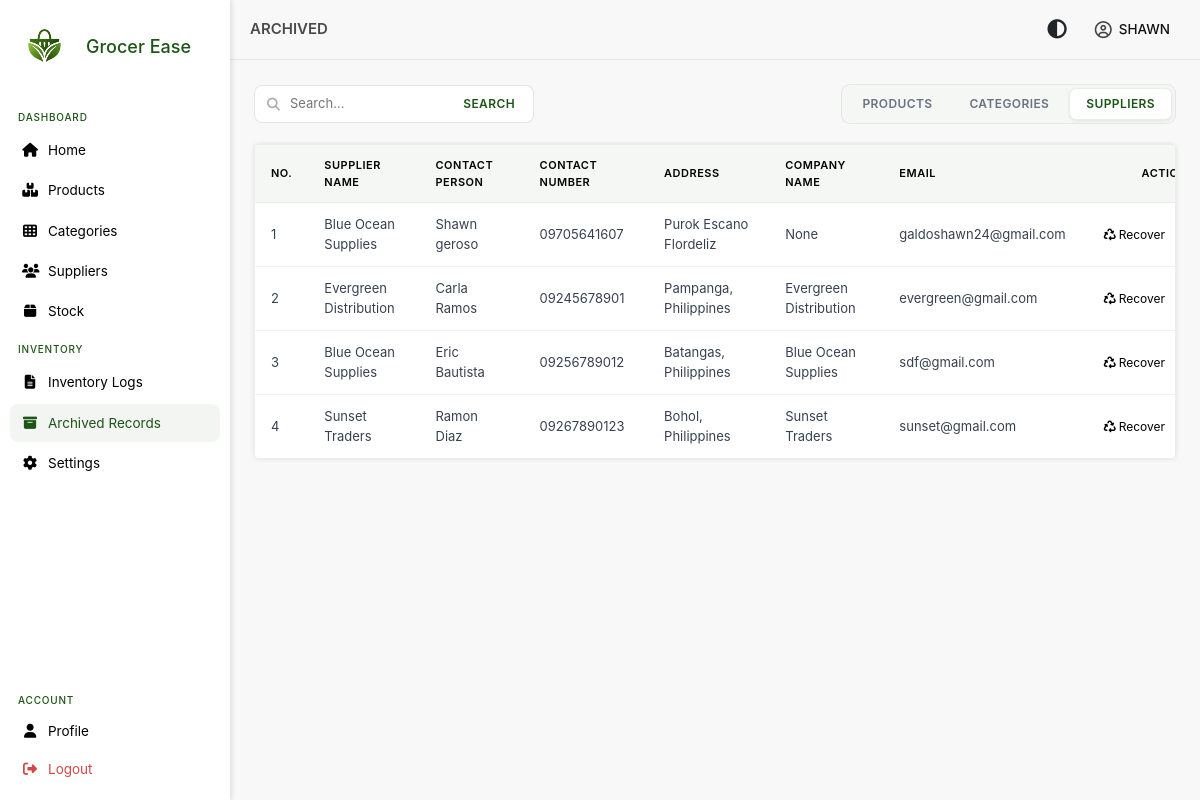
The page /views/inventory/archived.php?tab=suppliers (signed in) on the database its author committed.
### tables this page shows
CREATE TABLE `users` (
  `user_id` int NOT NULL AUTO_INCREMENT,
  `username` varchar(250) NOT NULL,
  `password` varchar(250) NOT NULL,
  `email` varchar(250) NOT NULL,
  `contact_number` varchar(20) NOT NULL,
  `role` enum('admin') DEFAULT 'admin',
  `profile_picture` blob,
  PRIMARY KEY (`user_id`),
  UNIQUE KEY `email` (`email`)
);

CREATE TABLE `suppliers` (
  `supplier_id_pk` int NOT NULL AUTO_INCREMENT,
  `supplier_name` varchar(250) NOT NULL,
  `contact_person` varchar(20) NOT NULL,
  `phone_number` varchar(20) NOT NULL,
  `email` varchar(250) NOT NULL,
  `address` varchar(250) NOT NULL,
  `company_name` varchar(250) NOT NULL,
  `is_deleted` tinyint DEFAULT '0',
  `deleted_at` datetime DEFAULT NULL,
  PRIMARY KEY (`supplier_id_pk`),
  KEY `idx_supplier_name` (`supplier_name`)
);

### models/user.php (called while the page is built, shortened)
<?php
class User
{
    private $conn;
    public function __construct($db)
    {
        $this->conn = $db;
    }
    public function GetUserById($id)
    {
        $stmt = $this->conn->prepare(
            "SELECT user_id, username, email, contact_number, role
             FROM users WHERE user_id = :id"
        );
        $stmt->execute([':id' => $id]);
        return $stmt->fetch(PDO::FETCH_ASSOC);
    }
}
?>

### models/supplier.php (called while the page is built, shortened)
<?php
class Supplier
{
    private $conn;
    public function __construct($db)
    {
        $this->conn = $db;
    }
    public function GetDeletedSuppliersPaginated($page = 1, $limit = 10)
    {
        $offset = ($page - 1) * $limit;
        $stmt = $this->conn->prepare("SELECT supplier_id_pk,
                                                 supplier_name,
                                                 contact_person,
                                                 phone_number,
                                                 email,
                                                 address,
                                                 company_name
                                      FROM suppliers
                                      WHERE is_deleted = 1
                                      ORDER BY deleted_at DESC
                                      LIMIT :limit OFFSET :offset");
        $stmt->bindParam(':limit', $limit, PDO::PARAM_INT);
        $stmt->bindParam(':offset', $offset, PDO::PARAM_INT);
        $stmt->execute();
        return $stmt->fetchAll(PDO::FETCH_ASSOC);
    }
    public function GetTotalDeletedSuppliers()
    {
        $stmt = $this->conn->prepare("SELECT COUNT(*) AS total FROM suppliers WHERE is_deleted = 1");
        $stmt->execute();
        return $stmt->fetchColumn();
    }
}

### autoload.php (called while the page is built, shortened)
<?php
spl_autoload_register(function ($class) {
    $paths = [
        __DIR__ . '/models/',
        __DIR__ . '/models/Stock/',
        __DIR__ . '/models/Relations/',
    ];
    foreach ($paths as $path) {
        $file = $path . $class . '.php';
        if (file_exists($file)) {
            return;
        }
    }
});
?>

### views/inventory/archives/deleted_suppliers.php (the view, shortened to what this page needs)
<div class="menu-table">
    <table>
        <thead>
            <tr>
                <th>No.</th>
                <th>Supplier Name</th>
                <th>Contact Person</th>
                <th>Contact Number</th>
                <th>Address</th>
                <th>Company Name</th>
                <th>Email</th>
                <th>Actions</th>
            </tr>
        </thead>
        <tbody>
            <?php $no = (($page - 1) * $per_page) + 1; ?>
            <?php foreach ($supplier as $sup): ?>
                <tr>
                    <td><?= $no++ ?></td>
                    <td><?= htmlspecialchars($sup['supplier_name']) ?></td>
                    <td><?= htmlspecialchars($sup['contact_person']) ?></td>
                    <td><?= htmlspecialchars($sup['phone_number']) ?></td>
                    <td><?= htmlspecialchars($sup['address']) ?></td>
                    <td><?= htmlspecialchars($sup['company_name']) ?></td>
                    <td class="email-cell"><?= htmlspecialchars($sup['email']) ?></td>
                    <td>
                        <div class="actions">
                            <button type="button" class="edit-btn" style="display:flex; align-items:center; gap:3px; font-size:12px; padding:3px 6px;"
                                onclick="restoreSupplier('<?= $sup['supplier_id_pk'] ?>', '<?= htmlspecialchars($sup['supplier_name']) ?>')">
                                <i class="fa-solid fa-recycle"></i> Recover
                            </button>
                        </div>
                    </td>
                </tr>
            <?php endforeach; ?>
        </tbody>
    </table>
</div>

### includes/topbar.php (shortened to what this page needs)
<?php
require_once '../../models/user.php';
global $db;
$page_title = $_SESSION['page_title'] ?? "Dashboard";
$user_id = $_SESSION['id'];
$user = new User($db);
$user_info = $user->GetUserById($user_id);
?>
<div class="topbar">
    <div class="topbar-title">
        <p><?= htmlspecialchars($page_title) ?></p>
    </div>
    <div class="topbar-actions">
        <button id="dark-toggle" title="Dark Mode">
            <i class="fa-solid fa-circle-half-stroke"></i>
        </button>
        <div class="profile-dropdown" id="profile-dropdown">
            <i class="fa-regular fa-circle-user profile-icon"></i>
            <span class="profile-label">
                <?= strtoupper($user_info['username']) ?>
            </span>
        </div>
    </div>
</div>

### assets/css/home.css (style rules this page uses)
* { font-family: 'Inter', 'Roboto', sans-serif; }
body { margin: 0; padding: 0; background-color: #f8f8f8; }
.topbar { display: flex; align-items: center; justify-content: space-between; padding: 0 20px; height: 60px; background: #f8f8f8; border-bottom: 1px solid rgba(0, 0, 0, 0.08); }
.topbar-title p { font-size: 15px; font-weight: 600; color: #4b4a4a; margin: 0; }
.profile-dropdown { position: relative; display: flex; align-items: center; gap: 7px; cursor: pointer; padding: 5px 10px; border-radius: 8px; font-size: 13.5px; font-weight: 500; color: #111; transition: background 0.2s; }
.profile-dropdown i { font-size: 17px; color: #444; }
.menu-table { background: #fff; border-radius: 5px; border: 1px solid rgba(0, 0, 0, 0.07); overflow-x: auto; overflow-y: auto; box-shadow: 0 0 5px #0000001a; max-height: 500px; }
.menu-table table { width: 100%; border-collapse: collapse; font-size: 13px; table-layout: auto; min-width: 1000px; }
.menu-table thead { position: sticky; top: 0; background: #f4f7f4; z-index: 10; }
.menu-table thead th { text-align: left; padding: 12px 16px; font-size: 11px; font-weight: 600; color: #000000; letter-spacing: 0.5px; text-transform: uppercase; border-bottom: 1px solid rgba(0, 0, 0, 0.07); }
.menu-table tbody tr { border-bottom: 1px solid rgba(0, 0, 0, 0.05); transition: background 0.15s; }
.menu-table tbody tr:last-child { border-bottom: none; }
.menu-table tbody td { padding: 12px 16px; color: #374151; vertical-align: middle; }
.menu-table td:nth-child(2), .menu-table td:nth-child(6) { white-space: normal; word-break: break-word; overflow-wrap: anywhere; max-width: 220px; }
.menu-table td.email-cell { white-space: nowrap; overflow: hidden; text-overflow: ellipsis; max-width: 240px; }
.menu-table th:last-child, .menu-table td:last-child { text-align: center; width: auto; white-space: nowrap; }
.menu-table .actions { display: flex; flex-wrap: nowrap; justify-content: center; align-items: center; gap: 6px; }
.actions { display: flex; flex-wrap: nowrap; gap: 6px; align-items: center; }
.edit-btn { border: none; background: none; cursor: pointer; padding: 6px 8px; border-radius: 6px; transition: background 0.15s; font-size: 14px; white-space: nowrap; }
.topbar { display: flex; align-items: center; justify-content: space-between; }
.topbar-actions { display: flex; align-items: center; gap: 12px; margin-left: auto; }
#dark-toggle { background: none; border: none; cursor: pointer; font-size: 1.2rem; color: inherit; padding: 6px; border-radius: 6px; }

### rows shown on the page
users: username "SHAWN"
suppliers: supplier_name "Blue Ocean Supplies", contact_person "Shawn geroso", phone_number "09705641607", address "Purok Escano Flordeliz", company_name "None", email "galdoshawn24@gmail.com"
suppliers: supplier_name "Evergreen Distribution", contact_person "Carla Ramos", phone_number "09245678901", address "Pampanga, Philippines", company_name "Evergreen Distribution", email "evergreen@gmail.com"
suppliers: supplier_name "Blue Ocean Supplies", contact_person "Eric Bautista", phone_number "09256789012", address "Batangas, Philippines", company_name "Blue Ocean Supplies", email "sdf@gmail.com"
suppliers: supplier_name "Sunset Traders", contact_person "Ramon Diaz", phone_number "09267890123", address "Bohol, Philippines", company_name "Sunset Traders", email "sunset@gmail.com"

### other values the page prints
$page_title "ARCHIVED"
